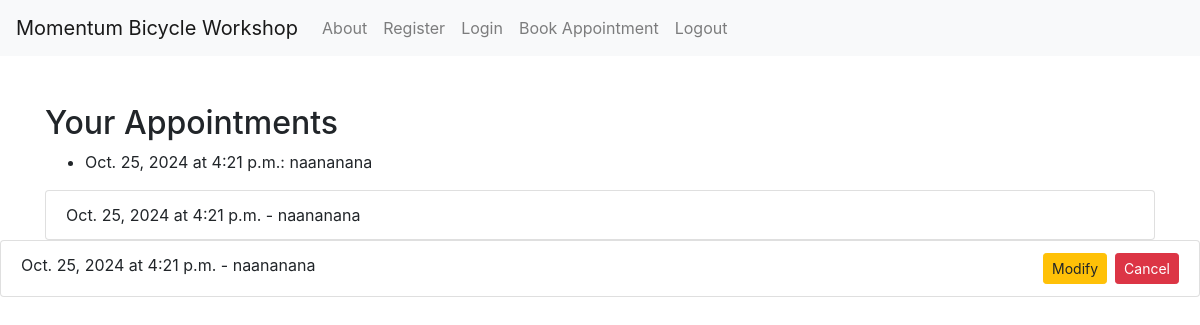
The page /appointment_list/ (signed in) on the database its author committed.
### myapp/models.py (models this page shows, shortened)
class Appointment(models.Model):
    user = models.ForeignKey(User, on_delete=models.CASCADE)  # Associate the appointment with a user
    date = models.DateField()
    time = models.TimeField()
    description = models.TextField(blank=True)  # Allowing blank descriptions
    photo = models.ImageField(upload_to='photos/', blank=True, null=True)
    class Meta:  # This should be properly indented within the model
        unique_together = ('user', 'date')  # or ('user', 'date', 'time') if you want to prevent double booking at the same time

### myapp/views.py (the view)
# urls.py: path('appointment_list/', views.appointment_list, name='appointment_list'),
@login_required
def appointment_list(request):
    appointments = Appointment.objects.filter(user=request.user).order_by('date', 'time')
    return render(request, 'myapp/appointment_list.html', {'appointments': appointments})

### myapp/templates/myapp/appointment_list.html (shortened to what this page needs)
<!DOCTYPE html>
<html lang="en">
<head>
    <link rel="stylesheet" href="https://maxcdn.bootstrapcdn.com/bootstrap/4.5.2/css/bootstrap.min.css">
</head>
<body>
    {% include 'myapp/navbar.html' %}
    <div class="container mt-5">
        <h2>Your Appointments</h2>
        {% if appointments %}
        <ul>
            {% for appointment in appointments %}
            <li>{{ appointment.date }} at {{ appointment.time }}: {{ appointment.description }}</li>
            {% endfor %}
        </ul>
        {% else %}
        <p>No appointments found.</p>
        {% endif %}
        <ul class="list-group">
            {% for appointment in appointments %}
            <li class="list-group-item">
                {{ appointment.date }} at {{ appointment.time }} - {{ appointment.description }}
            </li>
            {% empty %}
            <li class="list-group-item">No appointments booked.</li>
            {% endfor %}
        </ul>
    </div>
    <ul class="list-group">
        {% for appointment in appointments %}
        <li class="list-group-item">
            {{ appointment.date }} at {{ appointment.time }} - {{ appointment.description }}
            <a href="{% url 'cancel_appointment' appointment.id %}"
                class="btn btn-danger btn-sm float-right ml-2">Cancel</a>
            <a href="{% url 'modify_appointment' appointment.id %}"
                class="btn btn-warning btn-sm float-right">Modify</a>
        </li>
        {% empty %}
        <li class="list-group-item">No appointments booked.</li>
        {% endfor %}
    </ul>
</body>
</html>

### rows shown on the page
Appointment: date "Oct. 25, 2024", time "4:21 p.m.", description "naananana"
